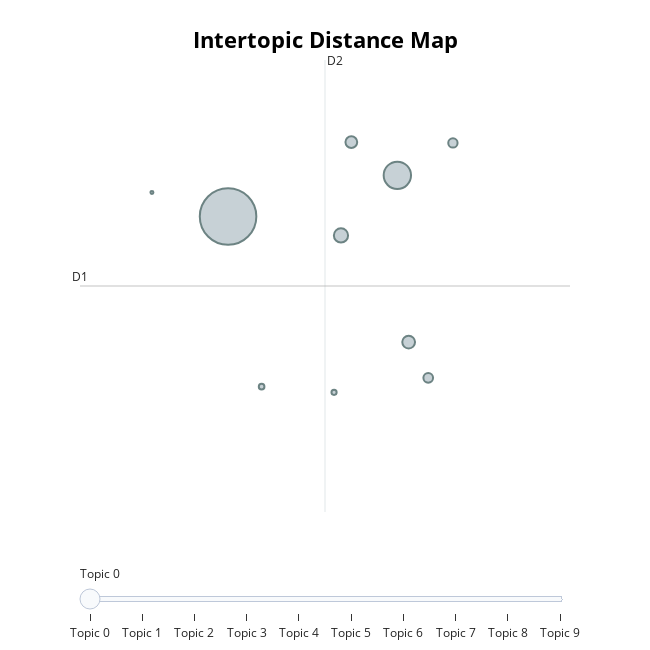

Write notebook code for a chart like this one.
### Markdown cell above
### Interactive BERTopic visualization

### Code cell
# Plotly
fig = topic_model.visualize_topics()
fig.show()

### Figure 1 — Plotly figure (JSON) as saved in the notebook; plotly's stock layout.template omitted (floating-point values rounded to 4 significant figures)
{"data": [{"customdata": [[0, "water | people | area | said | also", 13623], [1, "need | please | help | like | would", 3192], [2, "sandy | hurricane | storm | power | co", 859], [3, "earthquake | haiti | http | ly | bit", 696], [4, "food | clothing | supply | baby | perishable", 591], [5, "santiago | chile | concepcion | rt | earthquake", 400], [6, "message | note | important | translate | person", 371], [7, "kachipul | khan | village | flood | pur", 135], [8, "cruz | santa | elevation | constituci | concepci", 114], [9, "xr | rojhan | pn | sumra | tiwl", 38]], "hovertemplate": "<b>Topic %{customdata[0]}</b><br>%{customdata[1]}<br>Size: %{customdata[2]}", "legendgroup": "", "marker": {"color": "#B0BEC5", "line": {"color": "DarkSlateGrey", "width": 2}, "size": [13623, 3192, 859, 696, 591, 400, 371, 135, 114, 38], "sizemode": "area", "sizeref": 8.514, "symbol": "circle"}, "mode": "markers", "name": "", "orientation": "v", "showlegend": false, "type": "scatter", "x": [3.964, 5.171, 4.769, 5.252, 4.843, 5.392, 5.568, 4.203, 4.72, 3.421], "xaxis": "x", "y": [-9.149, -8.544, -9.429, -11.0, -8.056, -11.52, -8.067, -11.65, -11.74, -8.798], "yaxis": "y"}], "layout": {"annotations": [{"showarrow": false, "text": "D1", "x": 2.908, "y": -10.17, "yshift": 10}, {"showarrow": false, "text": "D2", "x": 4.655, "xshift": 10, "y": -6.847}], "height": 650, "hoverlabel": {"bgcolor": "white", "font": {"family": "Rockwell", "size": 16}}, "legend": {"itemsizing": "constant", "tracegroupgap": 0}, "margin": {"t": 60}, "shapes": [{"line": {"color": "#CFD8DC", "width": 2}, "type": "line", "x0": 4.655, "x1": 4.655, "y0": -13.5, "y1": -6.847}, {"line": {"color": "#9E9E9E", "width": 2}, "type": "line", "x0": 2.908, "x1": 6.403, "y0": -10.17, "y1": -10.17}], "sliders": [{"active": 0, "pad": {"t": 50}, "steps": [{"args": [{"marker.color": [["red", "#B0BEC5", "#B0BEC5", "#B0BEC5", "#B0BEC5", "#B0BEC5", "#B0BEC5", "#B0BEC5", "#B0BEC5", "#B0BEC5"]]}], "label": "Topic 0", "method": "update"}, {"args": [{"marker.color": [["#B0BEC5", "red", "#B0BEC5", "#B0BEC5", "#B0BEC5", "#B0BEC5", "#B0BEC5", "#B0BEC5", "#B0BEC5", "#B0BEC5"]]}], "label": "Topic 1", "method": "update"}, {"args": [{"marker.color": [["#B0BEC5", "#B0BEC5", "red", "#B0BEC5", "#B0BEC5", "#B0BEC5", "#B0BEC5", "#B0BEC5", "#B0BEC5", "#B0BEC5"]]}], "label": "Topic 2", "method": "update"}, {"args": [{"marker.color": [["#B0BEC5", "#B0BEC5", "#B0BEC5", "red", "#B0BEC5", "#B0BEC5", "#B0BEC5", "#B0BEC5", "#B0BEC5", "#B0BEC5"]]}], "label": "Topic 3", "method": "update"}, {"args": [{"marker.color": [["#B0BEC5", "#B0BEC5", "#B0BEC5", "#B0BEC5", "red", "#B0BEC5", "#B0BEC5", "#B0BEC5", "#B0BEC5", "#B0BEC5"]]}], "label": "Topic 4", "method": "update"}, {"args": [{"marker.color": [["#B0BEC5", "#B0BEC5", "#B0BEC5", "#B0BEC5", "#B0BEC5", "red", "#B0BEC5", "#B0BEC5", "#B0BEC5", "#B0BEC5"]]}], "label": "Topic 5", "method": "update"}, {"args": [{"marker.color": [["#B0BEC5", "#B0BEC5", "#B0BEC5", "#B0BEC5", "#B0BEC5", "#B0BEC5", "red", "#B0BEC5", "#B0BEC5", "#B0BEC5"]]}], "label": "Topic 6", "method": "update"}, {"args": [{"marker.color": [["#B0BEC5", "#B0BEC5", "#B0BEC5", "#B0BEC5", "#B0BEC5", "#B0BEC5", "#B0BEC5", "red", "#B0BEC5", "#B0BEC5"]]}], "label": "Topic 7", "method": "update"}, {"args": [{"marker.color": [["#B0BEC5", "#B0BEC5", "#B0BEC5", "#B0BEC5", "#B0BEC5", "#B0BEC5", "#B0BEC5", "#B0BEC5", "red", "#B0BEC5"]]}], "label": "Topic 8", "method": "update"}, {"args": [{"marker.color": [["#B0BEC5", "#B0BEC5", "#B0BEC5", "#B0BEC5", "#B0BEC5", "#B0BEC5", "#B0BEC5", "#B0BEC5", "#B0BEC5", "red"]]}], "label": "Topic 9", "method": "update"}]}], "title": {"font": {"color": "Black", "size": 22}, "text": "<b>Intertopic Distance Map</b>", "x": 0.5, "xanchor": "center", "y": 0.95, "yanchor": "top"}, "width": 650, "xaxis": {"anchor": "y", "domain": [0, 1], "range": [2.908, 6.403], "title": {"text": ""}, "visible": false}, "yaxis": {"anchor": "x", "domain": [0, 1], "range": [-13.5, -6.847], "title": {"text": ""}, "visible": false}}}
